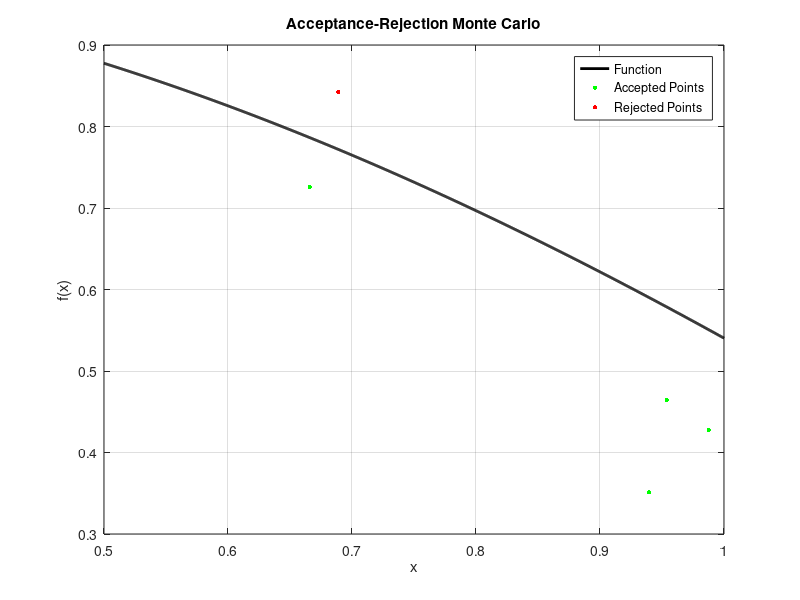

Here is the MATLAB script that generated this plot:
clc;
clear;
close all;

% Number of random points (Monte Carlo samples)
N = input("Enter number of random points: ");

% Function definition: f(x) = cos(x);
f = @(x) cos(x);

% Limits of integration
a = 0.5;
b = 1;

% Maximum value of function (occurs at x = 0)
% Used to define bounding rectangle for acceptance-rejection
f_max = f(0);

count = 0;  % Counts number of points under the curve

% Pre-allocate arrays for efficiency (avoids resizing in loop)
x_in = zeros(N,1);  y_in = zeros(N,1);
x_out = zeros(N,1); y_out = zeros(N,1);

in_count = 0;
out_count = 0;

% Generating and storing the points
for i = 1:N

    % Generate random point inside rectangle [a,b] x [0,f_max]
    x = a + (b-a)*rand;
    y = f_max * rand;

    % Check if point lies under the curve
    if y <= f(x)
        count = count + 1;

        % Store accepted (inside) points
        in_count = in_count + 1;
        x_in(in_count) = x;
        y_in(in_count) = y;

    else
        % Store rejected (outside) points
        out_count = out_count + 1;
        x_out(out_count) = x;
        y_out(out_count) = y;
    end
end

% Remove unused zero elements
x_in = x_in(1:in_count);
y_in = y_in(1:in_count);

x_out = x_out(1:out_count);
y_out = y_out(1:out_count);

% Monte Carlo estimate using acceptance-rejection formula
% Integral ≈ Area of rectangle × (points under curve / total points)
I_MC = (b - a) * f_max * (count / N);

% Exact value using MATLAB built-in numerical integration
I_exact = integral(f, a, b);

% Relative error calculation
error = abs(I_exact - I_MC)/abs(I_exact);

% Display results (scientific notation for very small values)
fprintf("Monte Carlo Integral = %.10e\n", I_MC);
fprintf("Actual Integral (MATLAB) = %.10e\n", I_exact);
fprintf("Error = %.6f \n", error);

% Plotting
x = linspace(a, b, 1000);   % smooth x values for plotting curve
y = f(x);                   % corresponding function values

% Plot actual function curve
plot(x, y, 'k', 'LineWidth', 2);
hold on;

% Plot accepted points (under curve) in green
scatter(x_in, y_in, 10, 'g', 'filled');

% Plot rejected points (above curve) in red
scatter(x_out, y_out, 10, 'r', 'filled');

xlabel("x");
ylabel("f(x)");
title("Acceptance-Rejection Monte Carlo");

legend("Function", "Accepted Points", "Rejected Points");

grid on;
